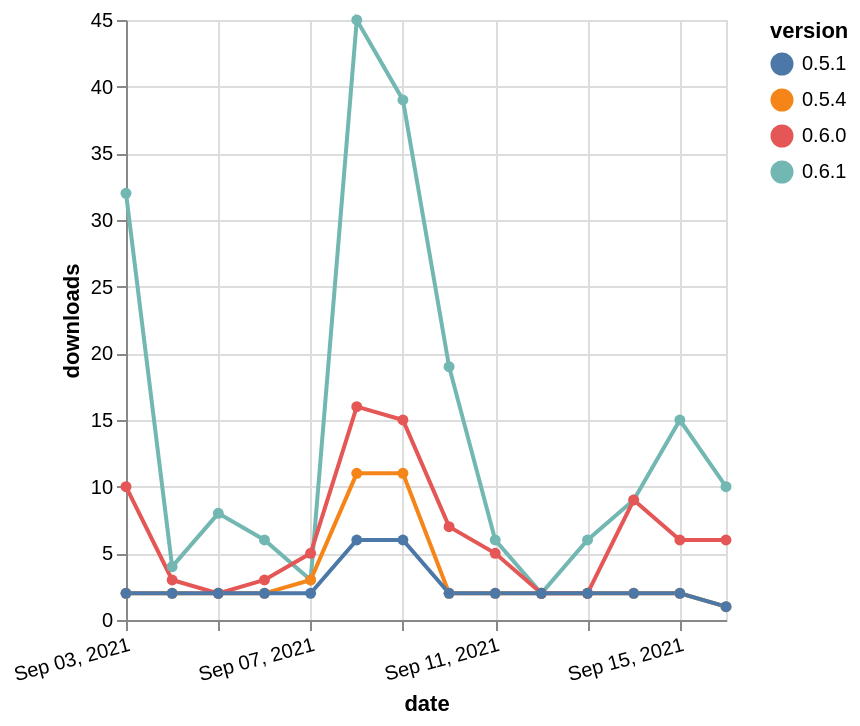

The Vega-Lite source for this figure:
### Vega-Lite specification from a JSON file in a GitHub repository (floating-point values rounded to 4 significant figures)
{"$schema": "https://vega.github.io/schema/vega-lite/v5.json", "description": "A simple bar chart with embedded data.", "data": {"values": [{"date": "2021-09-03", "total": 1018, "delta": 32, "version": "0.6.1"}, {"date": "2021-09-04", "total": 1022, "delta": 4, "version": "0.6.1"}, {"date": "2021-09-05", "total": 1030, "delta": 8, "version": "0.6.1"}, {"date": "2021-09-06", "total": 1036, "delta": 6, "version": "0.6.1"}, {"date": "2021-09-07", "total": 1039, "delta": 3, "version": "0.6.1"}, {"date": "2021-09-08", "total": 1084, "delta": 45, "version": "0.6.1"}, {"date": "2021-09-09", "total": 1123, "delta": 39, "version": "0.6.1"}, {"date": "2021-09-10", "total": 1142, "delta": 19, "version": "0.6.1"}, {"date": "2021-09-11", "total": 1148, "delta": 6, "version": "0.6.1"}, {"date": "2021-09-12", "total": 1150, "delta": 2, "version": "0.6.1"}, {"date": "2021-09-13", "total": 1156, "delta": 6, "version": "0.6.1"}, {"date": "2021-09-14", "total": 1165, "delta": 9, "version": "0.6.1"}, {"date": "2021-09-15", "total": 1180, "delta": 15, "version": "0.6.1"}, {"date": "2021-09-16", "total": 1190, "delta": 10, "version": "0.6.1"}, {"date": "2021-09-03", "total": 8480, "delta": 2, "version": "0.5.4"}, {"date": "2021-09-04", "total": 8482, "delta": 2, "version": "0.5.4"}, {"date": "2021-09-05", "total": 8484, "delta": 2, "version": "0.5.4"}, {"date": "2021-09-06", "total": 8486, "delta": 2, "version": "0.5.4"}, {"date": "2021-09-07", "total": 8489, "delta": 3, "version": "0.5.4"}, {"date": "2021-09-08", "total": 8500, "delta": 11, "version": "0.5.4"}, {"date": "2021-09-09", "total": 8511, "delta": 11, "version": "0.5.4"}, {"date": "2021-09-10", "total": 8513, "delta": 2, "version": "0.5.4"}, {"date": "2021-09-11", "total": 8515, "delta": 2, "version": "0.5.4"}, {"date": "2021-09-12", "total": 8517, "delta": 2, "version": "0.5.4"}, {"date": "2021-09-13", "total": 8519, "delta": 2, "version": "0.5.4"}, {"date": "2021-09-14", "total": 8521, "delta": 2, "version": "0.5.4"}, {"date": "2021-09-15", "total": 8523, "delta": 2, "version": "0.5.4"}, {"date": "2021-09-16", "total": 8524, "delta": 1, "version": "0.5.4"}, {"date": "2021-09-03", "total": 6087, "delta": 10, "version": "0.6.0"}, {"date": "2021-09-04", "total": 6090, "delta": 3, "version": "0.6.0"}, {"date": "2021-09-05", "total": 6092, "delta": 2, "version": "0.6.0"}, {"date": "2021-09-06", "total": 6095, "delta": 3, "version": "0.6.0"}, {"date": "2021-09-07", "total": 6100, "delta": 5, "version": "0.6.0"}, {"date": "2021-09-08", "total": 6116, "delta": 16, "version": "0.6.0"}, {"date": "2021-09-09", "total": 6131, "delta": 15, "version": "0.6.0"}, {"date": "2021-09-10", "total": 6138, "delta": 7, "version": "0.6.0"}, {"date": "2021-09-11", "total": 6143, "delta": 5, "version": "0.6.0"}, {"date": "2021-09-12", "total": 6145, "delta": 2, "version": "0.6.0"}, {"date": "2021-09-13", "total": 6147, "delta": 2, "version": "0.6.0"}, {"date": "2021-09-14", "total": 6156, "delta": 9, "version": "0.6.0"}, {"date": "2021-09-15", "total": 6162, "delta": 6, "version": "0.6.0"}, {"date": "2021-09-16", "total": 6168, "delta": 6, "version": "0.6.0"}, {"date": "2021-09-03", "total": 4058, "delta": 2, "version": "0.5.1"}, {"date": "2021-09-04", "total": 4060, "delta": 2, "version": "0.5.1"}, {"date": "2021-09-05", "total": 4062, "delta": 2, "version": "0.5.1"}, {"date": "2021-09-06", "total": 4064, "delta": 2, "version": "0.5.1"}, {"date": "2021-09-07", "total": 4066, "delta": 2, "version": "0.5.1"}, {"date": "2021-09-08", "total": 4072, "delta": 6, "version": "0.5.1"}, {"date": "2021-09-09", "total": 4078, "delta": 6, "version": "0.5.1"}, {"date": "2021-09-10", "total": 4080, "delta": 2, "version": "0.5.1"}, {"date": "2021-09-11", "total": 4082, "delta": 2, "version": "0.5.1"}, {"date": "2021-09-12", "total": 4084, "delta": 2, "version": "0.5.1"}, {"date": "2021-09-13", "total": 4086, "delta": 2, "version": "0.5.1"}, {"date": "2021-09-14", "total": 4088, "delta": 2, "version": "0.5.1"}, {"date": "2021-09-15", "total": 4090, "delta": 2, "version": "0.5.1"}, {"date": "2021-09-16", "total": 4091, "delta": 1, "version": "0.5.1"}]}, "width": "container", "mark": {"type": "line", "point": {"filled": true}}, "encoding": {"x": {"field": "date", "type": "temporal", "timeUnit": "yearmonthdate", "title": "date", "axis": {"labelAngle": -15}}, "y": {"field": "delta", "type": "quantitative", "title": "downloads"}, "color": {"field": "version", "type": "nominal"}, "tooltip": {"field": "delta"}}}
